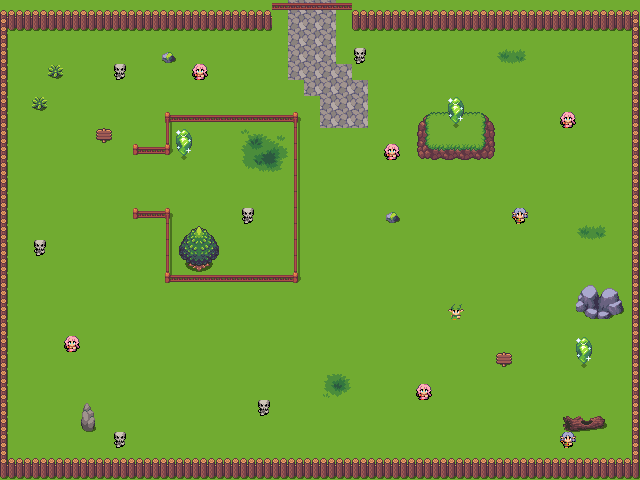

This game map was drawn from its Tiled (.tmx) file and the tilesets committed beside it. A one-line description and the trimmed map source follow:
An orthogonal 40x30 tile map with 16x16 px tiles, 8 tile layers (terrain, plants, rocks, high_ground, ...), 2 tilesets.

<map version="1.9" tiledversion="1.9.2" orientation="orthogonal" renderorder="right-down" width="40" height="30" tilewidth="16" tileheight="16" infinite="0" nextlayerid="10" nextobjectid="1">
 <editorsettings>
  <export target="test_map.csv" format="csv" />
 </editorsettings>
 <tileset firstgid="1" name="tiny_atlas" tilewidth="16" tileheight="16" tilecount="2016" columns="63">
  <image source="../../graphics/tilesets/tiny_atlas.png" width="1023" height="513" />
 </tileset>
 <tileset firstgid="2017" source="tiny_atlas.tsx" />
 <layer id="7" name="terrain" width="40" height="30">
  <data>[1200 cells, 1200 non-empty, 2 distinct tile ids]</data>
 </layer>
 <layer id="2" name="plants" width="40" height="30">
  <data>[1200 cells, 31 non-empty, 28 distinct tile ids]</data>
 </layer>
 <layer id="3" name="rocks" width="40" height="30">
  <data>[1200 cells, 13 non-empty, 12 distinct tile ids]</data>
 </layer>
 <layer id="4" name="high_ground" width="40" height="30">
  <data>[1200 cells, 15 non-empty, 9 distinct tile ids]</data>
 </layer>
 <layer id="5" name="extra" width="40" height="30">
  <data>[1200 cells, 2 non-empty, 1 distinct tile ids]</data>
 </layer>
 <layer id="6" name="fence" width="40" height="30">
  <data>[1200 cells, 244 non-empty, 21 distinct tile ids]</data>
 </layer>
 <layer id="8" name="characters" width="40" height="30">
  <data>[1200 cells, 17 non-empty, 5 distinct tile ids]</data>
 </layer>
 <layer id="9" name="items" width="40" height="30">
  <data>[1200 cells, 6 non-empty, 2 distinct tile ids]</data>
 </layer>
</map>
